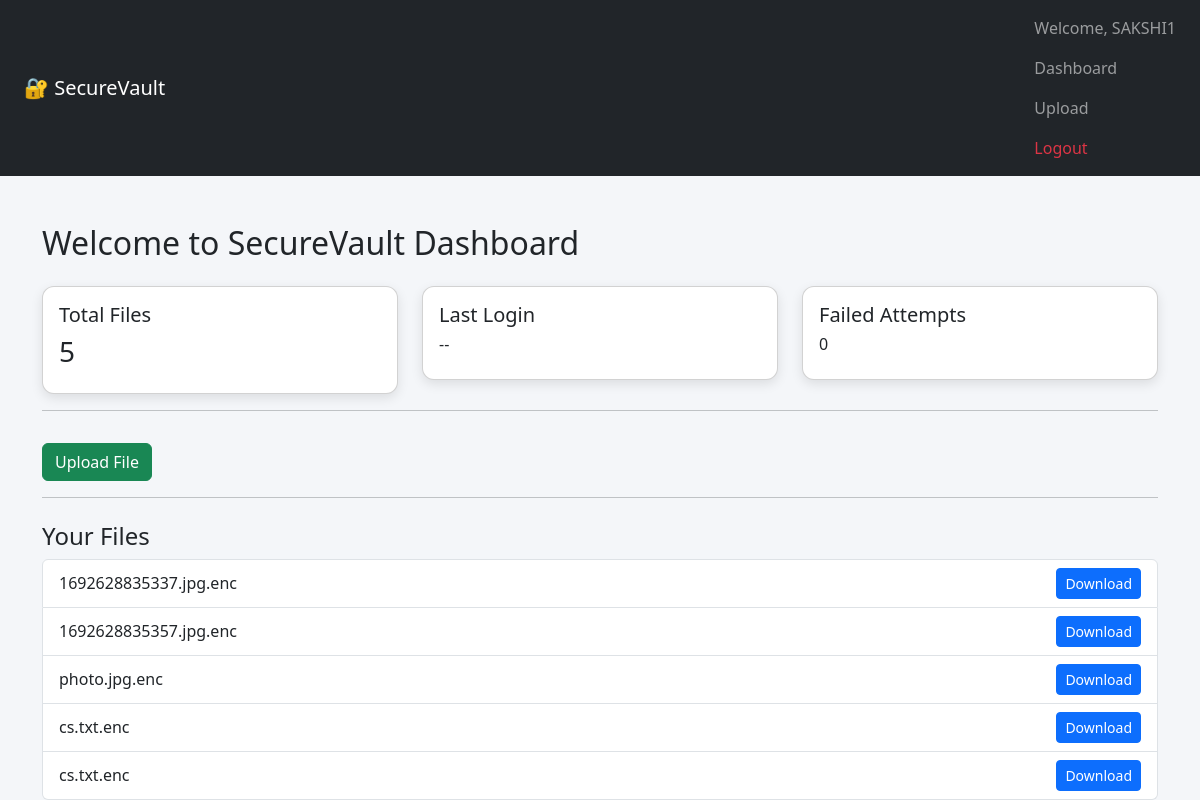
The page /dashboard (signed in) on the database as committed earlier.
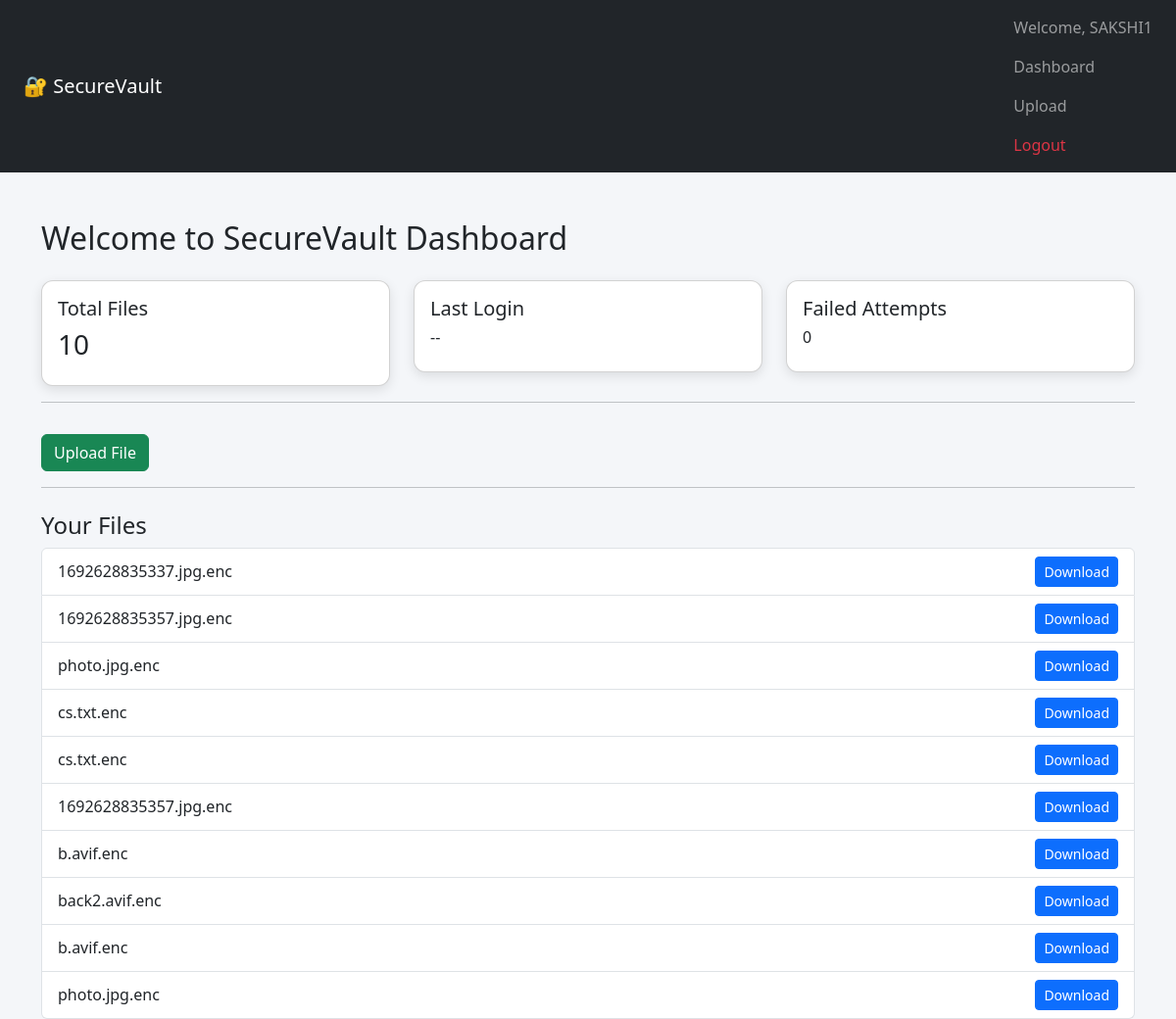
The same page on the database as committed later.
### tables this page shows
CREATE TABLE files (
        id INTEGER PRIMARY KEY AUTOINCREMENT,
        username TEXT,
        filename TEXT,
        filepath TEXT
    , file_password TEXT);

### app.py (the view)
@app.route("/dashboard")
def dashboard():
    if "user" not in session:
        return redirect("/login")
    conn = sqlite3.connect("database.db")
    cursor = conn.cursor()
    cursor.execute(
        "SELECT filename FROM files WHERE username = ?",
        (session["user"],)
    )
    files = cursor.fetchall()
    conn.close()
    return render_template("dashboard.html", files=files)

### templates/dashboard.html
{% extends "base.html" %}
{% block content %}
<h2 class="mb-4">Welcome to SecureVault Dashboard</h2>
<div class="row">
    <div class="col-md-4">
        <div class="card p-3">
            <h5>Total Files</h5>
            <h3>{{ files|length }}</h3>
        </div>
    </div>
    <div class="col-md-4">
        <div class="card p-3">
            <h5>Last Login</h5>
            <h6>--</h6>
        </div>
    </div>
    <div class="col-md-4">
        <div class="card p-3">
            <h5>Failed Attempts</h5>
            <h6>0</h6>
        </div>
    </div>
</div>
<hr>
<a href="/upload" class="btn btn-success mt-3">Upload File</a>
<hr>
<h4 class="mt-4">Your Files</h4>
<ul class="list-group">
    {% for file in files %}
        <li class="list-group-item d-flex justify-content-between align-items-center">
            {{ file[0] }}
            <a href="/download/{{ file[0] }}" class="btn btn-primary btn-sm">
                Download
            </a>
        </li>
    {% endfor %}
</ul>
{% endblock %}

### templates/base.html (shortened to what this page needs)
<!DOCTYPE html>
<html lang="en">
<head>
    <link href="https://cdn.jsdelivr.net/npm/bootstrap@5.3.2/dist/css/bootstrap.min.css" rel="stylesheet">
    <link rel="stylesheet" href="/static/css/style.css">
</head>
<body>
<nav class="navbar navbar-dark bg-dark px-4">
    <span class="navbar-brand">🔐 SecureVault</span>
    <div>
        <ul class="navbar-nav ms-auto">
    {% if session.get("user") %}
        <li class="nav-item">
            <span class="nav-link">Welcome, {{ session["user"] }}</span>
        </li>
        <li class="nav-item">
            <a class="nav-link" href="/dashboard">Dashboard</a>
        </li>
        <li class="nav-item">
            <a class="nav-link" href="/upload">Upload</a>
        </li>
        <li class="nav-item">
            <a class="nav-link text-danger" href="/logout">Logout</a>
        </li>
    {% endif %}
</ul>
    </div>
</nav>
<div class="container mt-5">
    {% block content %}{% endblock %}
</div>
</body>
</html>

### static/css/style.css (style rules this page uses)
body { background-color: #f4f6f9; }
.card { border-radius: 12px; box-shadow: 0 4px 12px rgba(0, 0, 0, 0.1); }
.btn-primary { background-color: #0d6efd; }

Rows that differ between the two databases and show on the page:
added files: filename "1692628835357.jpg.enc"
added files: filename "b.avif.enc"
added files: filename "back2.avif.enc"
added files: filename "b.avif.enc"
added files: filename "photo.jpg.enc"
Other text that changed with them:
{{ files|length }}: "5" → "10"
